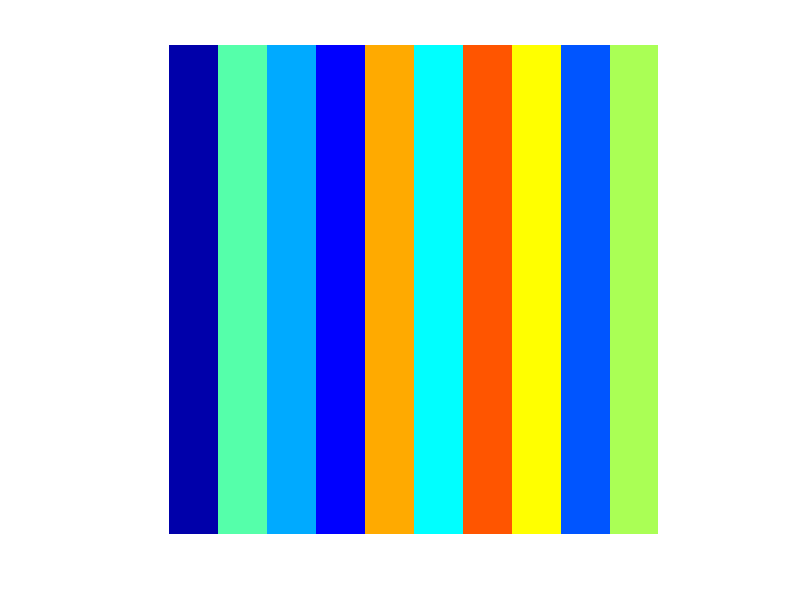

Write MATLAB code to recreate this figure. (Note: this script raises an error after producing the figure.)
%%% RemoteDataToolbox Copyright (c) 2015 The RemoteDataToolbox Team.
%
% This is a tutorial for working with the Remote Data Toolbox.
%
% This script shows how you might generate some data as part of a project
% and publish that data as an artifact to the project's Maven repository.
%
% This script uses a JSON file to configure the Remote Data Toolbox with
% things like the Url of the project's Maven repository.  This simplifies
% various calls to the Remote Data Toolbox functions.
%
% You probably don't want to store your project's repository credentials in
% a JSON file, because others would be able to read it.  So before
% publishing data, this script will prompt you to enter a password into a
% dialog window.  For this demo, use the user name "demo" and password
% "pa55w0rd".
%
% See the rdtExampleProjectReadData.m to see how to read data that's
% already been published.
%
% @ingroup examples

clear;
clc;

%% Generate an image.

% generate some random data and save it as an image.
row = 1 + floor((0:499) / 50);
indexes = repmat(row, 500, 1);
colors = jet(10);
colors = colors(randperm(10), :);
imageData = colors(indexes, :);
imageData = reshape(imageData, 500, 500, 3);
imageFile = fullfile(tempdir(), 'my-image.png');
imwrite(imageData, imageFile, 'png');

% view the image
imshow(imageFile)

%% Get repository configuration and credentials.

% cd to "project" folder so RemodeDataToolbox can locate JSON configuration
thisFolder = fileparts(which('rdtExampleProjectPublishData'));
cd(thisFolder);

% enter credentials (demo:pa55w0rd) to complete the configuration
configuration = rdtCredentialsDialog();

%% Publish the image as an artifact.

% each artifact must belong to a group, which is like a folder
groupId = 'project-demo';

% each artifact must have an artifactId, which is like a file name
artifactId = 'demo-image';

% each artifact must have a version, the default is version '1'
version = '42';

% supply the configuration, which now contains publishing credentials
artifact = rdtPublishArtifact(imageFile, ...
    groupId, ...
    artifactId, ...
    version, ...
    configuration);

%% See metadata about the new artifact!
disp(artifact)

%% Visit the new artifact on the web!

% From the directory listing, click on png file and check that the image in
% the brwoser matches the image in the Matlab figure.
rdtOpenBrowser(artifact);
